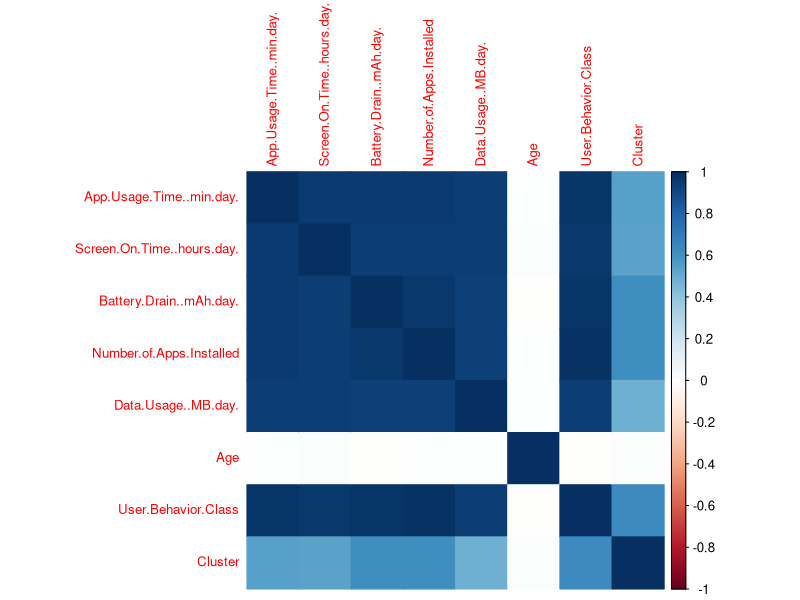
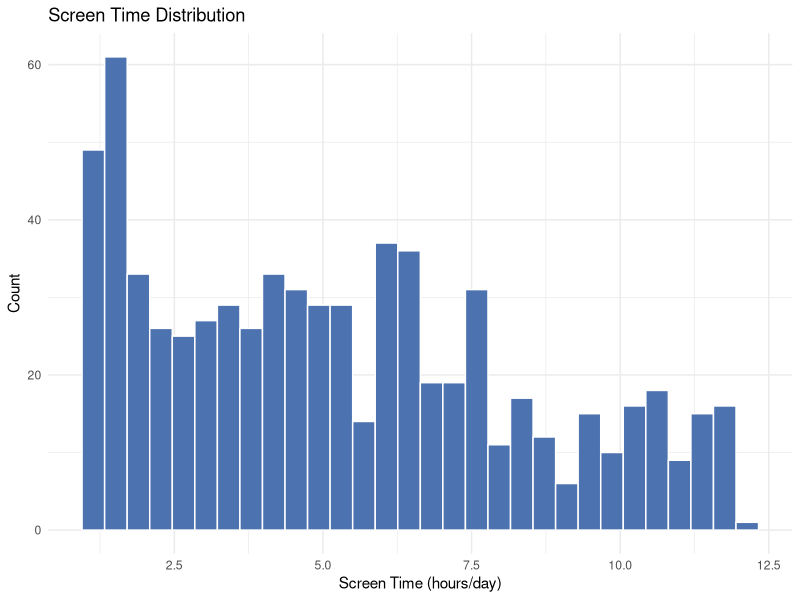
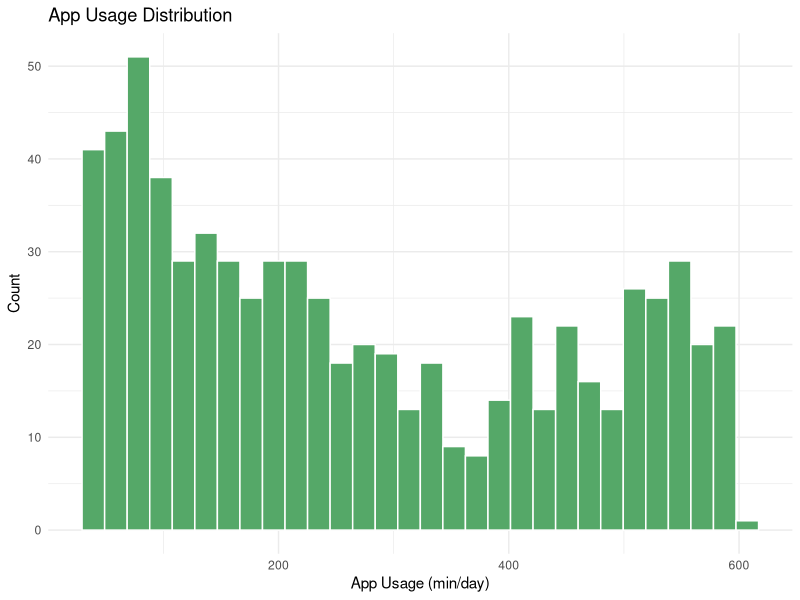
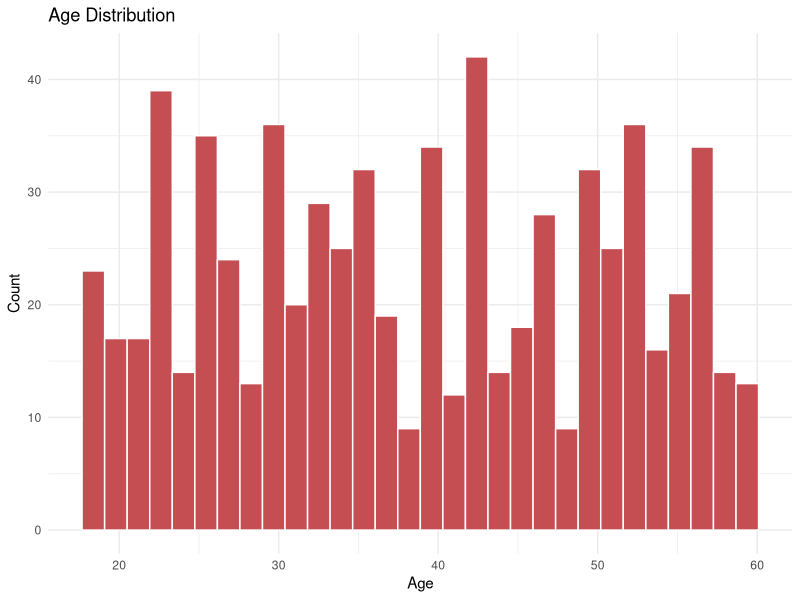
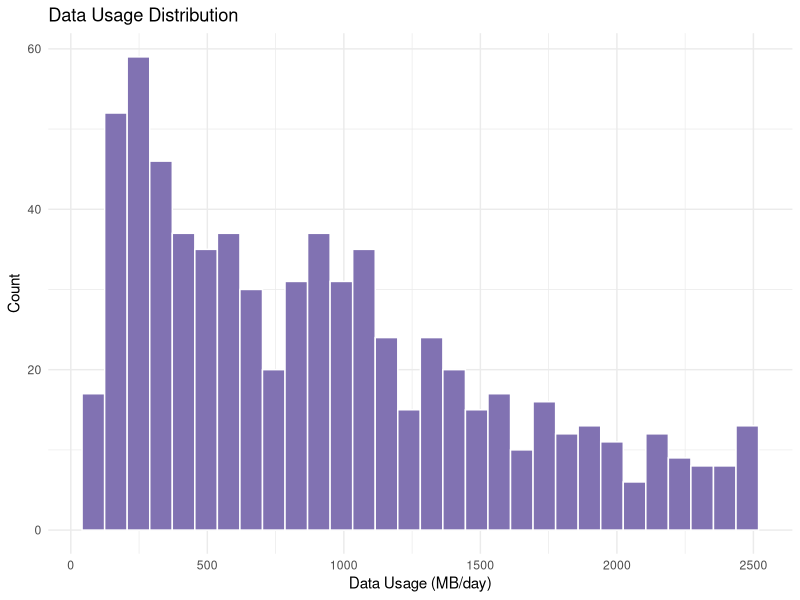
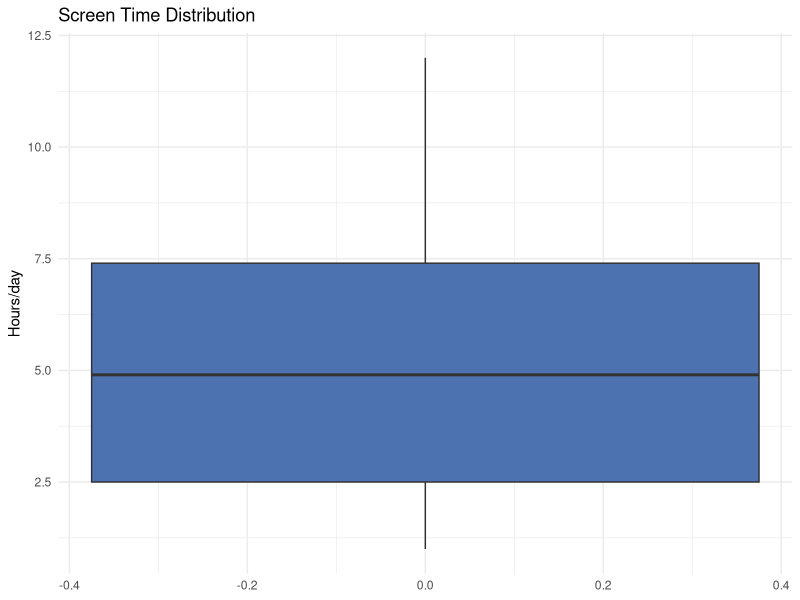
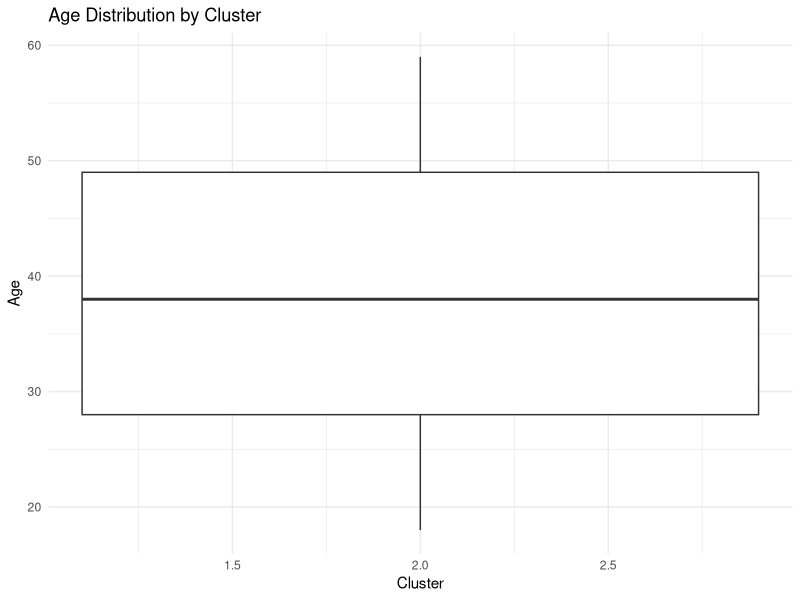
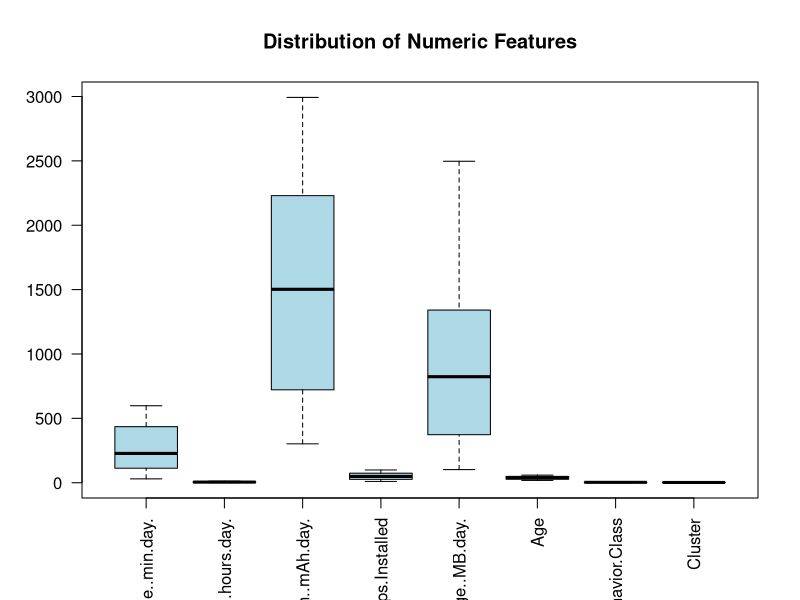

Here is the R script that generated these plots, in order:
library(ggplot2)
library(corrplot)
library(GGally)
library(dplyr)

# ===============================
# 🔹 GLOBAL THEME (IMPORTANT 🔥)
# ===============================
theme_set(theme_minimal())

# ===============================
# 🔹 SETUP
# ===============================
dir.create("results", showWarnings = FALSE)
dir.create("results/figures3", showWarnings = FALSE)

data <- read.csv("data/clustered_data.csv")
numeric_data <- data[sapply(data, is.numeric)]

# ===============================
# 🔹 CORRELATION HEATMAP
# ===============================
png("results/figures3/correlation.png", width=800, height=800)

corrplot(cor(numeric_data),
         method="color",
         tl.cex=0.8,
         number.cex=0.7)

dev.off()

# ===============================
# 🔹 HISTOGRAMS
# ===============================

png("results/figures3/screen_time_hist.png", 800, 600)
ggplot(data, aes(x=`Screen.On.Time..hours.day.`)) +
  geom_histogram(bins=30, fill="#4C72B0", color="white") +
  labs(title="Screen Time Distribution",
       x="Screen Time (hours/day)", y="Count")
dev.off()

png("results/figures3/app_usage_hist.png", 800, 600)
ggplot(data, aes(x=`App.Usage.Time..min.day.`)) +
  geom_histogram(bins=30, fill="#55A868", color="white") +
  labs(title="App Usage Distribution",
       x="App Usage (min/day)", y="Count")
dev.off()

png("results/figures3/age_hist.png", 800, 600)
ggplot(data, aes(x=Age)) +
  geom_histogram(bins=30, fill="#C44E52", color="white") +
  labs(title="Age Distribution", x="Age", y="Count")
dev.off()

png("results/figures3/data_usage_hist.png", 800, 600)
ggplot(data, aes(x=`Data.Usage..MB.day.`)) +
  geom_histogram(bins=30, fill="#8172B2", color="white") +
  labs(title="Data Usage Distribution",
       x="Data Usage (MB/day)", y="Count")
dev.off()

# ===============================
# 🔹 BOXPLOTS
# ===============================

png("results/figures3/screen_box.png", 800, 600)
ggplot(data, aes(y=`Screen.On.Time..hours.day.`)) +
  geom_boxplot(fill="#4C72B0") +
  labs(title="Screen Time Distribution", y="Hours/day")
dev.off()

png("results/figures3/age_cluster.png", 800, 600)
ggplot(data, aes(x=Cluster, y=Age, fill=Cluster)) +
  geom_boxplot() +
  labs(title="Age Distribution by Cluster", x="Cluster", y="Age")
dev.off()

png("results/figures3/multi_boxplot.png", 900, 600)
boxplot(numeric_data,
        main="Distribution of Numeric Features",
        col="lightblue",
        las=2)
dev.off()

# ===============================
# 🔹 CATEGORICAL DISTRIBUTIONS
# ===============================

png("results/figures3/gender_dist.png", 800, 600)
ggplot(data, aes(x=Gender, fill=Gender)) +
  geom_bar() +
  labs(title="Gender Distribution", x="Gender", y="Count")
dev.off()

png("results/figures3/os_dist.png", 800, 600)
ggplot(data, aes(x=Operating.System, fill=Operating.System)) +
  geom_bar() +
  labs(title="Operating System Distribution", x="OS", y="Count")
dev.off()

png("results/figures3/behavior_class.png", 800, 600)
ggplot(data, aes(x=User.Behavior.Class, fill=User.Behavior.Class)) +
  geom_bar() +
  labs(title="Behavior Class Distribution", x="Class", y="Count")
dev.off()

# ===============================
# 🔹 CLUSTER VS CATEGORIES
# ===============================

png("results/figures3/cluster_gender.png", 800, 600)
ggplot(data, aes(x=Cluster, fill=Gender)) +
  geom_bar(position="dodge") +
  labs(title="Cluster vs Gender", x="Cluster", y="Count")
dev.off()

png("results/figures3/cluster_os.png", 800, 600)
ggplot(data, aes(x=Cluster, fill=Operating.System)) +
  geom_bar(position="dodge") +
  labs(title="Cluster vs Operating System", x="Cluster", y="Count")
dev.off()

png("results/figures3/cluster_behavior.png", 800, 600)
ggplot(data, aes(x=Cluster, fill=User.Behavior.Class)) +
  geom_bar(position="dodge") +
  labs(title="Cluster vs Behavior Class", x="Cluster", y="Count")
dev.off()

# ===============================
# 🔹 SCATTER PLOTS
# ===============================

png("results/figures3/screen_vs_app.png", 800, 600)
ggplot(data, aes(
  x=`Screen.On.Time..hours.day.`,
  y=`App.Usage.Time..min.day.`,
  color=Cluster
)) +
  geom_point(alpha=0.7) +
  labs(title="Screen Time vs App Usage",
       x="Screen Time (hours/day)",
       y="App Usage (min/day)")
dev.off()

png("results/figures3/battery_vs_screen.png", 800, 600)
ggplot(data, aes(
  x=`Screen.On.Time..hours.day.`,
  y=`Battery.Drain..mAh.day.`,
  color=Cluster
)) +
  geom_point(alpha=0.7) +
  labs(title="Battery Drain vs Screen Time",
       x="Screen Time", y="Battery Drain")
dev.off()

png("results/figures3/apps_vs_data.png", 800, 600)
ggplot(data, aes(
  x=`Number.of.Apps.Installed`,
  y=`Data.Usage..MB.day.`,
  color=Cluster
)) +
  geom_point(alpha=0.7) +
  labs(title="Apps Installed vs Data Usage",
       x="Apps Installed", y="Data Usage")
dev.off()

# ===============================
# 🔹 DENSITY & VIOLIN
# ===============================

png("results/figures3/screen_density.png", 800, 600)
ggplot(data, aes(x=`Screen.On.Time..hours.day.`, fill=Cluster)) +
  geom_density(alpha=0.4) +
  labs(title="Screen Time Density", x="Screen Time")
dev.off()

png("results/figures3/screen_violin.png", 800, 600)
ggplot(data, aes(x=Cluster, y=`Screen.On.Time..hours.day.`, fill=Cluster)) +
  geom_violin(trim=FALSE) +
  labs(title="Screen Time Distribution", x="Cluster", y="Screen Time")
dev.off()

# ===============================
# 🔹 PAIR PLOT
# ===============================

png("results/figures3/pairs.png", 900, 800)
ggpairs(numeric_data)
dev.off()
